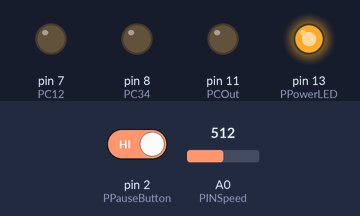
Bench run of a sketch on a simulated Arduino Uno, built with avr-gcc and run on an emulated ATmega328P. Parts: output pins drawn as LEDs (lit = HIGH). The inputs (shaded band) are chosen by the test bench; at power-on: pin 2 (PPauseButton) HIGH, A0 (PINSpeed) = 512.

Above: at 6.3 s.
6.4 s: pin 2 (PPauseButton) driven LOW
At 11.5 s:
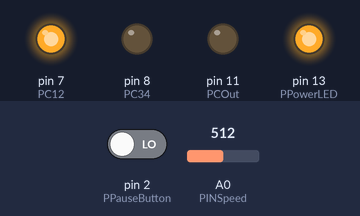
17.4 s: A0 (PINSpeed) set to 267
At 25.7 s:
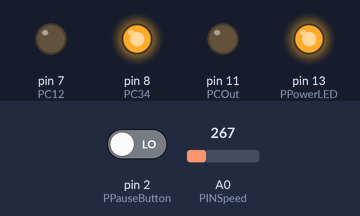
28.4 s: A0 (PINSpeed) set to 243
34.5 s: A0 (PINSpeed) set to 278
At 39.3 s:
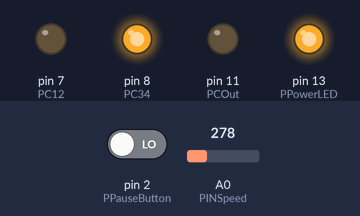
40.6 s: A0 (PINSpeed) set to 297
46.7 s: A0 (PINSpeed) set to 231
At 55.6 s:
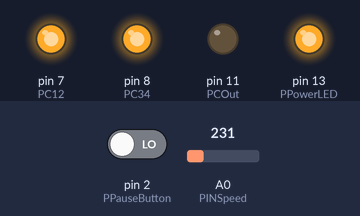
57.7 s: A0 (PINSpeed) set to 204
At 64.1 s:
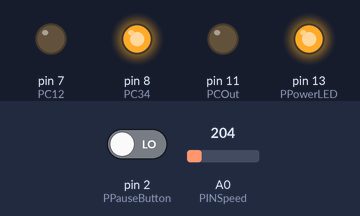
Timing chart, 0 to 64.8 s (numbered marks = the images above; inputs shaded):
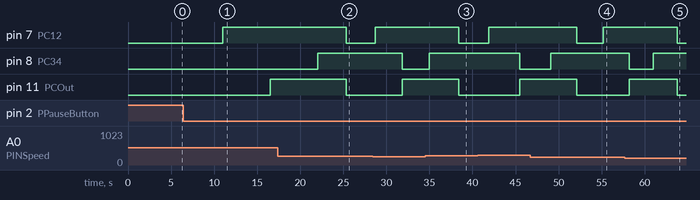

The sketch:

ChangeCam.ino
```cpp
	// Consts

const int PINSpeed     = A0;
const int PPowerLED    = 13;
const int PPauseButton = 2;
const int PCOut        = 11;
const int PC12         = 7;
const int PC34         = 8;
const int MINSpeed     = 1000;
const int MAXSpeed     = 10000;

// Vars
int currentCAM;
int Tdelay;

/* --------------------------------------------------------------------------- */


void openCam () {

	switch (currentCAM) {

		case 0:
			digitalWrite(PCOut,LOW);
			digitalWrite(PC12, LOW);
			return;
		break;
		case 1:
			digitalWrite(PCOut,LOW );
			digitalWrite(PC12, HIGH);
			return;
		break;
		case 2:
			digitalWrite(PCOut,HIGH);
			digitalWrite(PC34, LOW );
			return;
		break;
		case 3:
			digitalWrite(PCOut,HIGH);
			digitalWrite(PC34, HIGH);
			return;
		break;
	}
}

void readSpeed () {

	int readValue;
	readValue = analogRead( PINSpeed );
	Tdelay = map(readValue, 0, 1023, MINSpeed, MAXSpeed);
}

void setup () {

	currentCAM = 0;
	digitalWrite(PCOut,LOW);
	digitalWrite(PC12, LOW);
	digitalWrite(PC34, LOW);

	pinMode (PPauseButton, INPUT );
	pinMode (PPowerLED,    OUTPUT);
	pinMode (PCOut,        OUTPUT);
	pinMode (PC12,         OUTPUT);
	pinMode (PC34,         OUTPUT);

	digitalWrite(PPowerLED, HIGH);
}

void loop () {

	readSpeed ();

	if (! digitalRead(PPauseButton) )
		currentCAM = ((currentCAM + 1)%4);

	openCam ();
	delay(Tdelay);

}
```

Measured:
- the behaviour switches between 216 and 215 on A0 (PINSpeed) (found by bisection; images 4 and 5)
- after the input at 6.4 s, pin 7 (PC12): LOW → HIGH after 4.6 s; pin 11 (PCOut): LOW → HIGH after 10.1 s
- after the input at 17.4 s, pin 7 (PC12), pin 11 (PCOut): HIGH → LOW after 8.0 s instead of 10.1 s
- after the input at 34.5 s, pin 7 (PC12), pin 11 (PCOut): HIGH → LOW after 3.9 s instead of 3.6 s
- after the input at 46.7 s, pin 11 (PCOut): HIGH → LOW after 5.4 s instead of 6.0 s
- after the input at 57.7 s, pin 7 (PC12): HIGH → LOW after 6.1 s instead of 6.6 s
